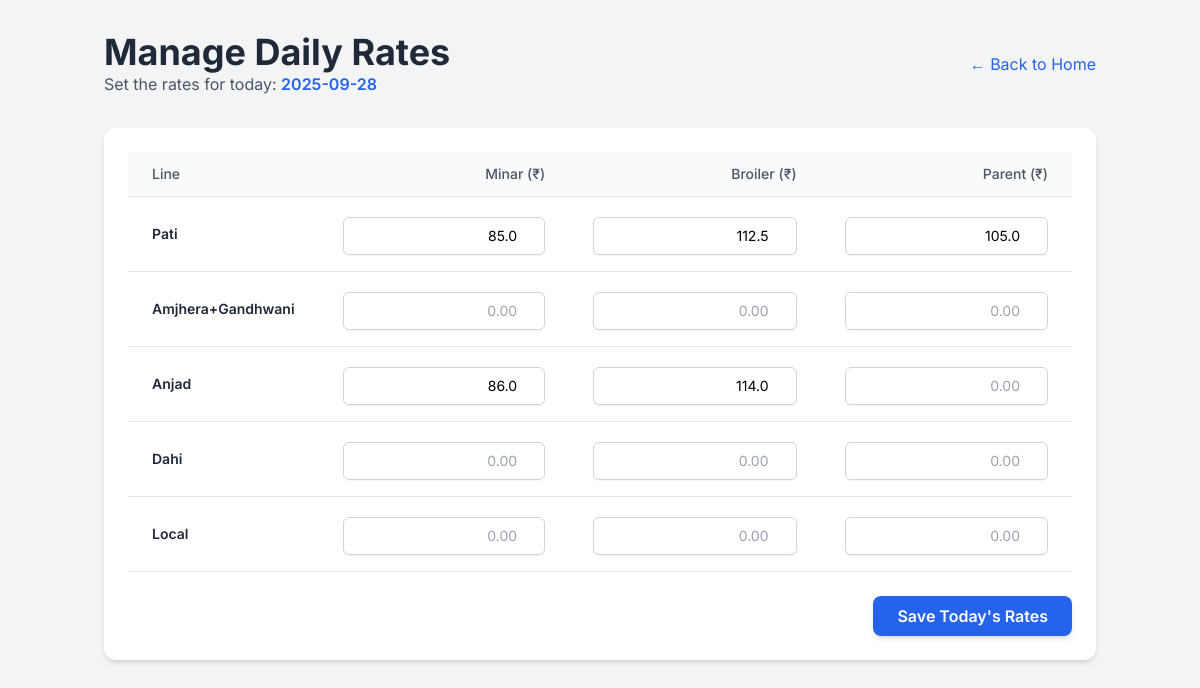
Page /manage_rates on the earlier database version.
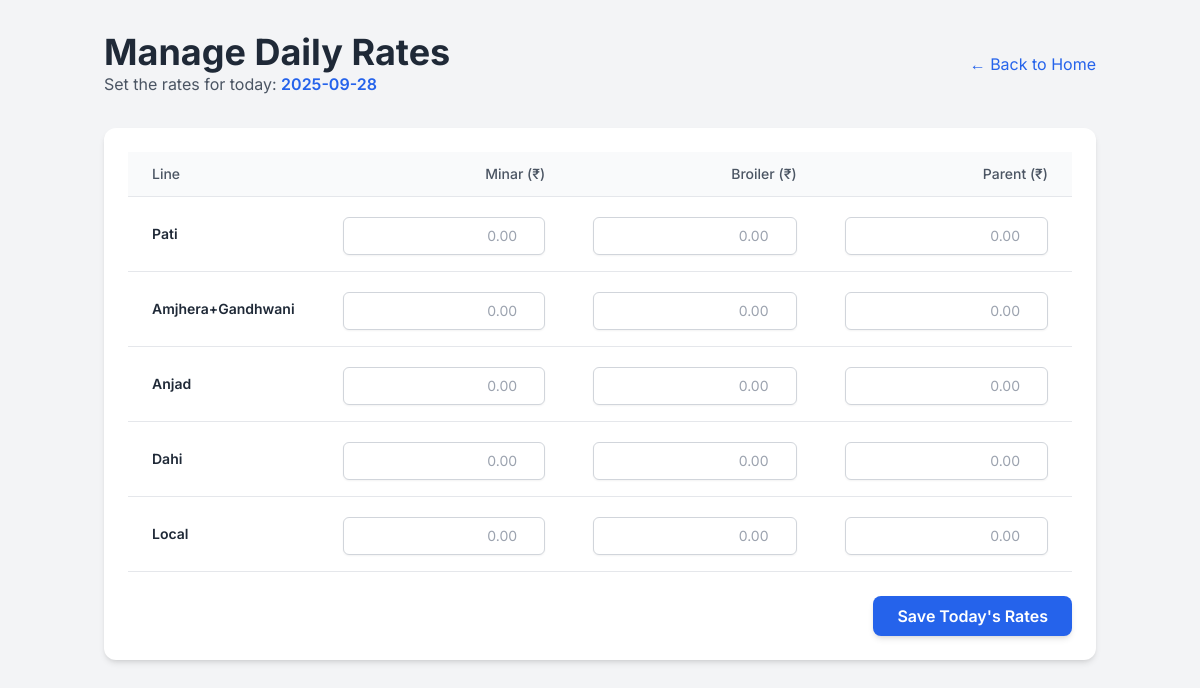
Same page on the later database version.
### tables this page shows
CREATE TABLE daily_rates (
    id INTEGER PRIMARY KEY AUTOINCREMENT,
    date TEXT NOT NULL,
    line TEXT NOT NULL,
    bird_type TEXT NOT NULL,
    rate REAL NOT NULL
);

### app.py (the view, shortened to what this page needs)
@app.route('/manage_rates', methods=['GET', 'POST'])
def manage_rates():
    db = get_db()
    today_str = date.today().isoformat()
    rates_from_db = db.execute('SELECT line, bird_type, rate FROM daily_rates WHERE date = ?', (today_str,)).fetchall()
    current_rates = {line: {} for line in lines}
    for rate in rates_from_db: current_rates[rate['line']][rate['bird_type']] = rate['rate']
    return render_template('manage_rates.html', lines=lines, bird_types=bird_types, current_rates=current_rates, today_str=today_str)

### app.py (called while the page is built)
def get_db():
    if 'db' not in g:
        g.db = sqlite3.connect(DATABASE)
        g.db.row_factory = sqlite3.Row
    return g.db

### templates/manage_rates.html (shortened to what this page needs)
<!DOCTYPE html>
<html lang="en">
<head>
    <script src="https://cdn.tailwindcss.com"></script>
</head>
<body class="bg-gray-100">
    <div class="container mx-auto px-4 py-8">
        <header class="mb-8 flex justify-between items-center">
            <div>
                <h1 class="text-4xl font-bold text-gray-800">Manage Daily Rates</h1>
                <p class="text-gray-600">Set the rates for today: <span class="font-semibold text-blue-600">{{ today_str }}</span></p>
            </div>
            <a href="/" class="text-blue-600 hover:underline">&larr; Back to Home</a>
        </header>
        <div class="bg-white p-6 rounded-xl shadow-md">
            <form action="/manage_rates" method="POST">
                <div class="overflow-x-auto">
                    <table class="min-w-full text-left text-sm">
                        <thead class="border-b bg-gray-50">
                            <tr>
                                <th class="px-6 py-3 font-medium text-gray-600">Line</th>
                                {% for bird in bird_types %}
                                <th class="px-6 py-3 font-medium text-gray-600 text-right">{{ bird }} (₹)</th>
                                {% endfor %}
                            </tr>
                        </thead>
                        <tbody>
                            {% for line in lines %}
                            <tr class="border-b hover:bg-gray-50">
                                <td class="px-6 py-4 font-semibold text-gray-800">{{ line }}</td>
                                {% for bird in bird_types %}
                                <td class="px-6 py-4">
                                    <input
                                        type="number"
                                        step="0.01"
                                        name="rate-{{ line }}-{{ bird }}"
                                        value="{{ current_rates.get(line, {}).get(bird, '') }}"
                                        placeholder="0.00"
                                        class="w-full mt-1 px-3 py-2 bg-white border border-gray-300 rounded-md shadow-sm focus:outline-none focus:ring-blue-500 focus:border-blue-500">
                                </td>
                                {% endfor %}
                            </tr>
                            {% endfor %}
                        </tbody>
                    </table>
                </div>
                <div class="mt-6 text-right">
                    <button type="submit" class="inline-block bg-blue-600 text-white font-semibold py-2 px-6 rounded-lg shadow-md hover:bg-blue-700 transition-colors">
                        Save Today's Rates
                    </button>
                </div>
            </form>
        </div>
    </div>
</body>
</html>

Differences in the rows shown:
removed daily_rates: get "85.0"
removed daily_rates: get "112.5"
removed daily_rates: get "105.0"
removed daily_rates: get "86.0"
removed daily_rates: get "114.0"
